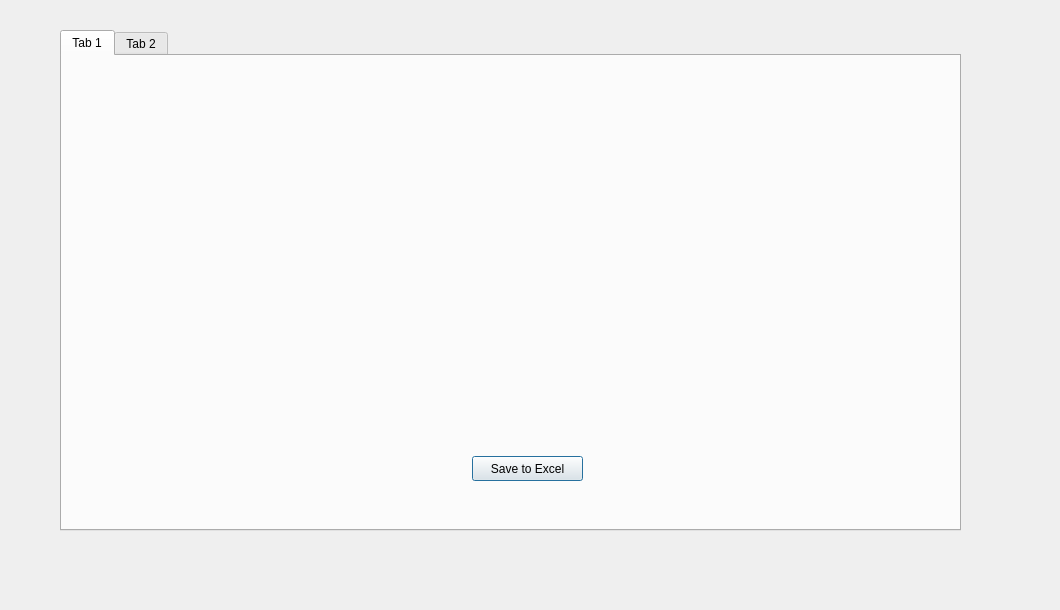
<?xml version="1.0" encoding="UTF-8"?>
<ui version="4.0">
 <class>Dialog</class>
 <widget class="QDialog" name="Dialog">
  <property name="geometry">
   <rect>
    <x>0</x>
    <y>0</y>
    <width>1060</width>
    <height>610</height>
   </rect>
  </property>
  <property name="windowTitle">
   <string>Dialog</string>
  </property>
  <widget class="QTabWidget" name="tabWidget">
   <property name="geometry">
    <rect>
     <x>60</x>
     <y>30</y>
     <width>901</width>
     <height>501</height>
    </rect>
   </property>
   <property name="currentIndex">
    <number>0</number>
   </property>
   <widget class="QWidget" name="tab">
    <attribute name="title">
     <string>Tab 1</string>
    </attribute>
    <widget class="QwtPlot" name="qwtPlot">
     <property name="geometry">
      <rect>
       <x>160</x>
       <y>40</y>
       <width>561</width>
       <height>341</height>
      </rect>
     </property>
    </widget>
    <widget class="QPushButton" name="pushButton">
     <property name="geometry">
      <rect>
       <x>410</x>
       <y>400</y>
       <width>111</width>
       <height>25</height>
      </rect>
     </property>
     <property name="text">
      <string>Save to Excel</string>
     </property>
    </widget>
   </widget>
   <widget class="QWidget" name="tab_2">
    <attribute name="title">
     <string>Tab 2</string>
    </attribute>
   </widget>
  </widget>
 </widget>
 <customwidgets>
  <customwidget>
   <class>QwtPlot</class>
   <extends>QFrame</extends>
   <header>qwt_plot.h</header>
  </customwidget>
 </customwidgets>
 <resources/>
 <connections/>
</ui>
